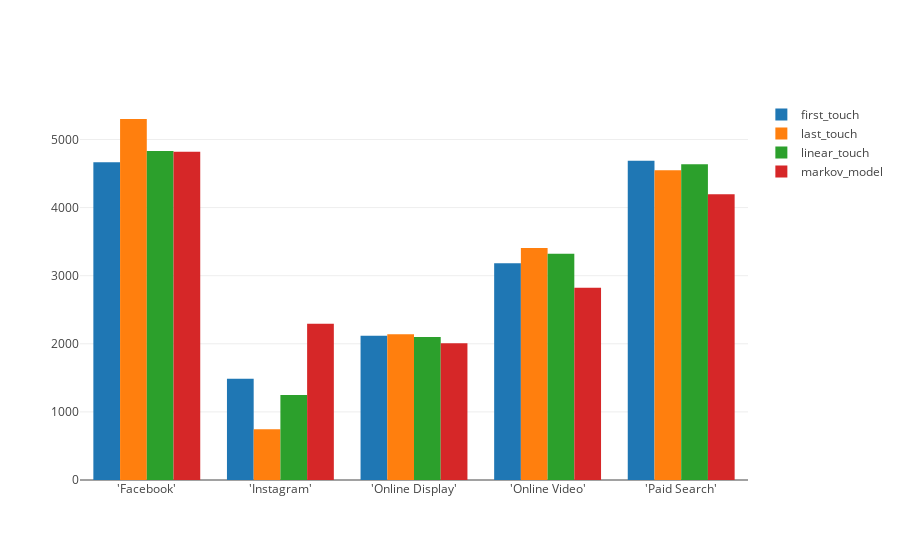

The code cell stored with this chart in its notebook:
### Code cell
R=pd.merge(H,M,on="channel_name",how="inner")
R1=R[["channel_name","first_touch","last_touch",\
"linear_touch","total_conversions"]]
R1.columns=["channel_name","first_touch","last_touch","linear_touch","markov_model"]
R1=pd.melt(R1, id_vars="channel_name")
data = [dict(
type = "histogram",
histfunc="sum",
x = R1.channel_name,
y = R1.value,
transforms = [dict(
type = "groupby",
groups = R1.variable,
)],
)]
fig = dict({"data":data})
pio.show(fig,validate=False)

### Figure 1 — Plotly figure (JSON) as saved in the notebook; plotly's stock layout.template omitted (floating-point values rounded to 4 significant figures)
{"data": [{"histfunc": "sum", "transforms": [{"groups": ["first_touch", "first_touch", "first_touch", "first_touch", "first_touch", "last_touch", "last_touch", "last_touch", "last_touch", "last_touch", "linear_touch", "linear_touch", "linear_touch", "linear_touch", "linear_touch", "markov_model", "markov_model", "markov_model", "markov_model", "markov_model"], "type": "groupby"}], "type": "histogram", "x": ["'Facebook'", "'Instagram'", "'Online Display'", "'Online Video'", "'Paid Search'", "'Facebook'", "'Instagram'", "'Online Display'", "'Online Video'", "'Paid Search'", "'Facebook'", "'Instagram'", "'Online Display'", "'Online Video'", "'Paid Search'", "'Facebook'", "'Instagram'", "'Online Display'", "'Online Video'", "'Paid Search'"], "y": [4666, 1487, 2118, 3181, 4687, 5301, 744, 2139, 3408, 4547, 4830.0, 1249.0, 2100.0, 3322.0, 4637.0, 4820.0, 2294.0, 2009.0, 2822.0, 4195.0]}], "layout": {}}
